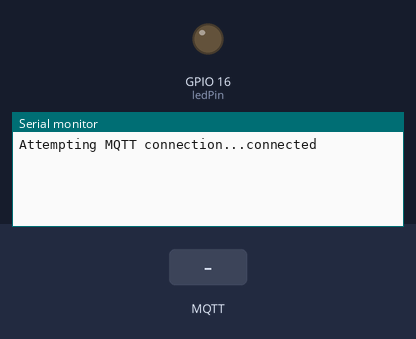
A sketch run on a simulated ESP8266 (NodeMCU). Parts: output pins drawn as LEDs (lit = HIGH), the last lines printed to the serial monitor. Inputs (shaded band) come from the test bench. No MQTT or app messages arrive unless stated; not simulated (calls return 0 or success): credentials.h; names the files do not define were given values by the test bench: mqtt_port = 1883.

Above: at 1.2 s.
1.3 s: MQTT message "esp8266/led_control" arrives on the first subscribed topic
At 2.5 s:
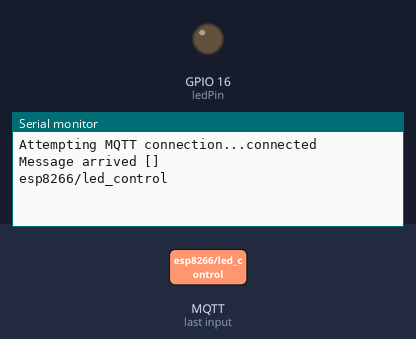
2.8 s: MQTT message "1" arrives on the first subscribed topic
At 3.7 s:
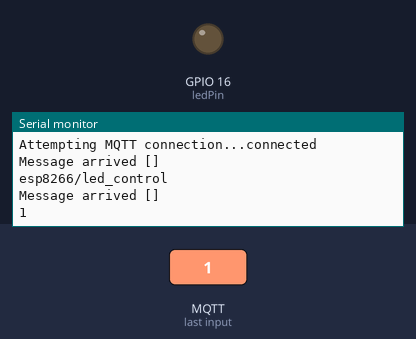
4.3 s: MQTT message "on" arrives on the first subscribed topic
At 4.9 s:
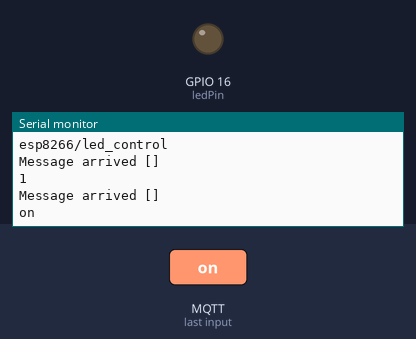

The sketch:

MQTT-Test.ino
```cpp
/*
   References:
   MQTT and Wifi Client - Varun Sonava - Public Domain
   https://medium.com/dataseries/smart-led-iot-diy-698512b26730
*/

#include <ESP8266WiFi.h>
#include <PubSubClient.h>
#include "credentials.h"

// in credentials.h
//const char *ssid = "";
//const char *password = "";
//const char *device_id = "";
//const char *mqtt_server = "";
//const int mqtt_port = ;
//const char *cloud_username = "";
//const char *cloud_password = "";
//const char *sub_topic_name = "";

WiFiClient espClient;
PubSubClient client(espClient);

const byte ledPin = 16;

void callback(char* topic, byte* payload, unsigned int length)
{
  Serial.print("Message arrived [");
  Serial.print(topic);
  Serial.println("] ");
  char message_buff[length+1];
  for (int i = 0; i < length; i++)
  {
    message_buff[i] = payload[i];
  }
  message_buff[length] = '\0';
  String msgString = String(message_buff);
  Serial.println(msgString);
  if (strcmp(topic, "esp8266/led_control") == 0)
  {
    if (msgString == "1")
    {
      digitalWrite(ledPin, LOW); // PIN HIGH will switch OFF the relay
    }
    if (msgString == "0")
    {
      digitalWrite(ledPin, HIGH); // PIN LOW will switch ON the relay
    }
  }
}

void reconnect()
{
  while (!client.connected())
  {
    Serial.print("Attempting MQTT connection...");
    if (client.connect(device_id, cloud_username, cloud_password))
    {
      Serial.println("connected");
      client.publish("online", device_id);
      client.subscribe(sub_topic_name); // write your unique ID here
    }
    else
    {
      Serial.print("failed, rc=");
      Serial.print(client.state());
      Serial.println(" try again in 5 seconds");
      delay(5000);
    }
  }
}
void setup()
{
  Serial.begin(9600);
  client.setServer(mqtt_server, mqtt_port); // change port number as mentioned in your cloudmqtt console
  client.setCallback(callback);
  pinMode(ledPin, OUTPUT);
}
void loop()
{
  if (!client.connected())
  {
    reconnect();
  }
  client.loop();
}
```

Measured:
- after the input at 1.3 s, the serial monitor: prints a new line at once (image 1)
- after the input at 2.8 s, the serial monitor: prints a new line at once (image 2)
- after the input at 4.3 s, the serial monitor: prints a new line at once (image 3)
